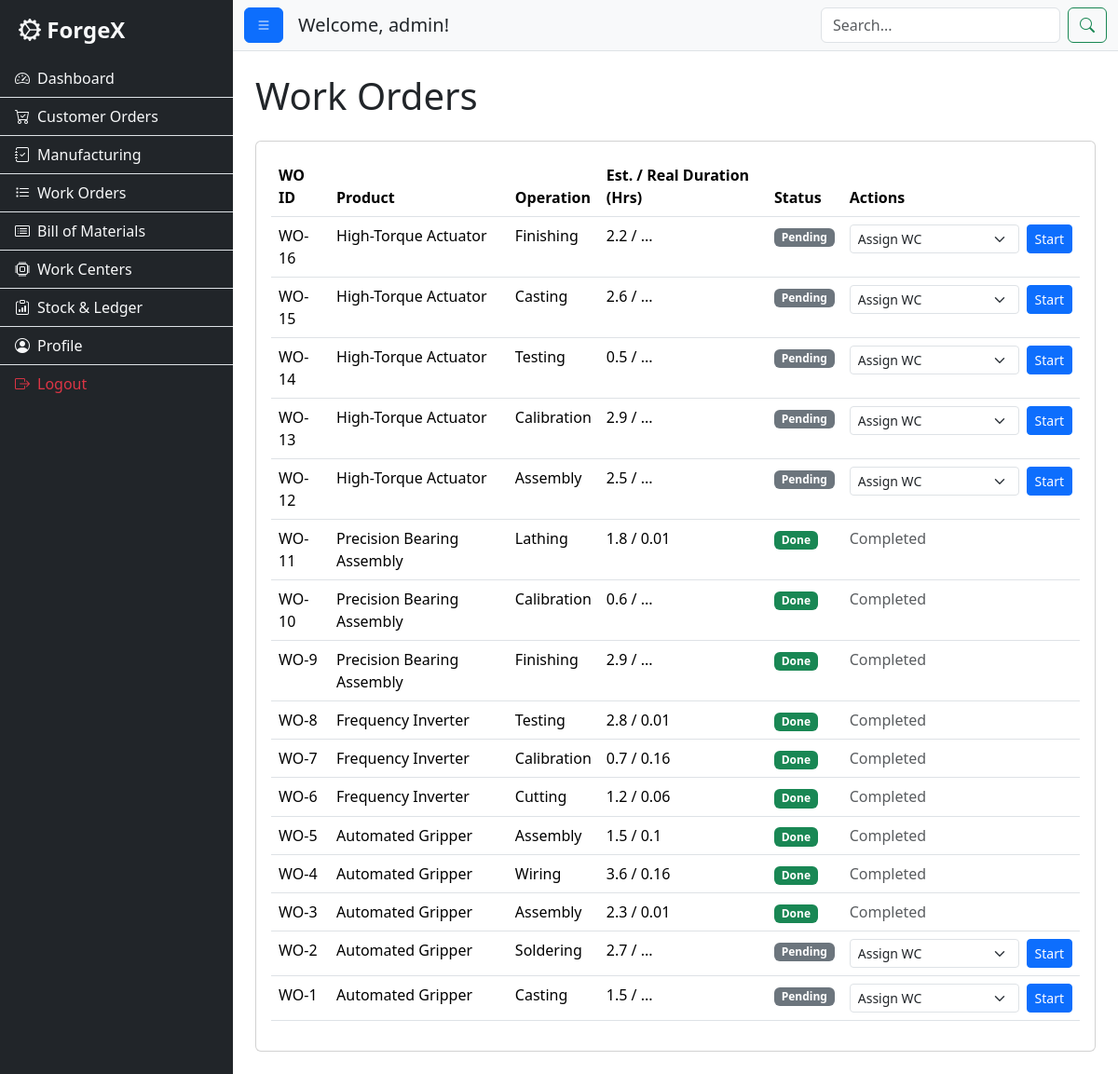
Screenshot of /work_orders (signed in) with the database file from the repository.
### app.py (models this page shows, shortened)
class User(db.Model):
    id = db.Column(db.Integer, primary_key=True)
    username = db.Column(db.String(80), unique=True, nullable=False)
    password = db.Column(db.String(200), nullable=False)
    name = db.Column(db.String(120), nullable=False)
    email = db.Column(db.String(120), unique=True, nullable=False)
    role = db.Column(db.String(20), nullable=False)
    secret_code = db.Column(db.String(100), nullable=True)
    is_verified = db.Column(db.Boolean, default=False, nullable=False)
    orders = db.relationship('CustomerOrder', backref='customer', lazy=True)

class WorkOrder(db.Model):
    id = db.Column(db.Integer, primary_key=True)
    mo_id = db.Column(db.Integer, db.ForeignKey('manufacturing_order.id'), nullable=False)
    operation = db.Column(db.String(100))
    status = db.Column(db.String(50), default='Pending')
    material_id = db.Column(db.String(50), db.ForeignKey('raw_material.id'))
    material = db.relationship('RawMaterial')
    required_qty = db.Column(db.Float)
    work_center_id = db.Column(db.String(50), db.ForeignKey('work_center.id'), nullable=True)
    work_center = db.relationship('WorkCenter')
    expected_duration = db.Column(db.Float, nullable=True)
    start_time = db.Column(db.DateTime, nullable=True)
    end_time = db.Column(db.DateTime, nullable=True)
    @property
    def real_duration(self):
        if self.start_time and self.end_time:
            return round((self.end_time - self.start_time).total_seconds() / 3600, 2)
        elif self.start_time:
            return round((datetime.datetime.utcnow() - self.start_time).total_seconds() / 3600, 2)
        return None

class Product(db.Model):
    id = db.Column(db.String(50), primary_key=True)
    name = db.Column(db.String(100), nullable=False)
    sku = db.Column(db.String(50), unique=True, nullable=False)
    finished_stock = db.Column(db.Integer, default=0)
    bom_items = db.relationship('BomItem', backref='product', lazy=True, cascade="all, delete-orphan")

### app.py (the view)
@app.route('/work_orders')
@login_required
@role_required('manager')
def work_orders():
    wos = WorkOrder.query.options(db.joinedload(WorkOrder.manufacturing_order).joinedload(ManufacturingOrder.product)).order_by(WorkOrder.id.desc()).all()
    work_centers = {wc.id: wc for wc in WorkCenter.query.all()}
    return render_template('work_orders.html', wos=wos, work_centers=work_centers)

### app.py (called while the page is built)
def login_required(f):
    @wraps(f)
    def decorated_function(*args, **kwargs):
        if 'username' not in session:
            flash("Please log in to access this page.", "warning")
            return redirect(url_for('login'))
        user = User.query.filter_by(username=session['username']).first()
        if not user:
            session.clear()
            flash("Your login session was invalid. Please log in again.", "danger")
            return redirect(url_for('login'))
        return f(*args, **kwargs)
    return decorated_function

def role_required(required_role):
    def decorator(f):
        @wraps(f)
        def decorated_function(*args, **kwargs):
            if session.get('role') != required_role:
                flash("You do not have permission to access this page.", "danger")
                return redirect(url_for('index'))
            return f(*args, **kwargs)
        return decorated_function
    return decorator

### templates/work_orders.html (shortened to what this page needs)
{% extends "layout.html" %}
{% block content %}
<h1 class="mb-4">Work Orders</h1>
<div class="card">
    <div class="card-body">
        <div class="table-responsive">
            <table class="table table-hover">
                <thead>
                    <tr>
                        <th>WO ID</th>
                        <th>Product</th>
                        <th>Operation</th>
                        <th>Est. / Real Duration (Hrs)</th>
                        <th>Status</th>
                        <th>Actions</th>
                    </tr>
                </thead>
                <tbody>
                    {% for wo in wos %}
                    <tr>
                        <td>WO-{{ wo.id }}</td>
                        <td>{{ wo.manufacturing_order.product.name }}</td>
                        <td>{{ wo.operation }}</td>
                        <td>{{ wo.expected_duration or 'N/A' }} / {{ wo.real_duration or '...' }}</td>
                        <td>
                            <span class="badge
                                {% if wo.status == 'Done' %}bg-success
                                {% elif wo.status == 'In Progress' %}bg-primary
                                {% else %}bg-secondary
                                {% endif %}">
                                {{ wo.status }}
                            </span>
                        </td>
                        <td>
                            {% if wo.status == 'Pending' %}
                            <form action="{{ url_for('update_wo_status', wo_id=wo.id) }}" method="post" class="d-inline-flex align-items-center">
                                <select name="work_center_id" class="form-select form-select-sm me-2" required>
                                    <option value="" disabled selected>Assign WC</option>
                                </select>
                                <button type="submit" class="btn btn-sm btn-primary">Start</button>
                            </form>
                            {% elif wo.status == 'In Progress' %}
                            <form action="{{ url_for('update_wo_status', wo_id=wo.id) }}" method="post" class="d-inline">
                                <input type="hidden" name="status" value="Done">
                                <button type="submit" class="btn btn-sm btn-success">Complete</button>
                            </form>
                            {% else %}
                            <span class="text-muted">Completed</span>
                            {% endif %}
                        </td>
                    </tr>
                    {% else %}
                    <tr>
                        <td colspan="6" class="text-center">No work orders found.</td>
                    </tr>
                    {% endfor %}
                </tbody>
            </table>
        </div>
    </div>
</div>
{% endblock %}

### templates/layout.html (shortened to what this page needs)
<!DOCTYPE html>
<html lang="en">
<head>
    <link href="https://cdn.jsdelivr.net/npm/bootstrap@5.3.2/dist/css/bootstrap.min.css" rel="stylesheet">
    <link rel="stylesheet" href="https://cdn.jsdelivr.net/npm/bootstrap-icons@1.11.1/font/bootstrap-icons.css">
    <link rel="stylesheet" href="{{ url_for('static', filename='css/style.css') }}">
</head>
<body>
    <div class="d-flex" id="wrapper">
        <div class="bg-dark border-right" id="sidebar-wrapper">
            <div class="sidebar-heading text-light">
                <i class="bi bi-gear-wide-connected"></i> ForgeX
            </div>
            <div class="list-group list-group-flush">
                {% if session.role == 'manager' %}
                    <a href="{{ url_for('manager_dashboard') }}" class="list-group-item list-group-item-action bg-dark text-light"><i class="bi bi-speedometer2 me-2"></i>Dashboard</a>
                    <a href="{{ url_for('customer_orders_manager') }}" class="list-group-item list-group-item-action bg-dark text-light"><i class="bi bi-cart-check me-2"></i>Customer Orders</a>
                    <a href="{{ url_for('manufacturing_orders') }}" class="list-group-item list-group-item-action bg-dark text-light"><i class="bi bi-journal-check me-2"></i>Manufacturing</a>
                    <a href="{{ url_for('work_orders') }}" class="list-group-item list-group-item-action bg-dark text-light"><i class="bi bi-list-task me-2"></i>Work Orders</a>
                    <a href="{{ url_for('bill_of_materials') }}" class="list-group-item list-group-item-action bg-dark text-light"><i class="bi bi-card-list me-2"></i>Bill of Materials</a>
                    <a href="{{ url_for('work_centers') }}" class="list-group-item list-group-item-action bg-dark text-light"><i class="bi bi-cpu me-2"></i>Work Centers</a>
                    <a href="{{ url_for('stock_ledger') }}" class="list-group-item list-group-item-action bg-dark text-light"><i class="bi bi-clipboard-data me-2"></i>Stock & Ledger</a>
                {% endif %}
                <a href="{{ url_for('profile') }}" class="list-group-item list-group-item-action bg-dark text-light"><i class="bi bi-person-circle me-2"></i>Profile</a>
                <a href="{{ url_for('logout') }}" class="list-group-item list-group-item-action bg-dark text-danger"><i class="bi bi-box-arrow-right me-2"></i>Logout</a>
            </div>
        </div>
        <div id="page-content-wrapper">
            <nav class="navbar navbar-expand-lg navbar-light bg-light border-bottom">
                <div class="container-fluid">
                    <button class="btn btn-primary" id="menu-toggle"><i class="bi bi-list"></i></button>
                    <h5 class="ms-3 mb-0 d-none d-md-block">Welcome, {{ session.username }}!</h5>
                    <div class="ms-auto">
                        <form action="{{ url_for('search') }}" method="get" class="d-flex">
                            <input class="form-control me-2" type="search" name="q" placeholder="Search..." aria-label="Search" required>
                            <button class="btn btn-outline-success" type="submit"><i class="bi bi-search"></i></button>
                        </form>
                    </div>
                </div>
            </nav>
            <main class="container-fluid p-4">
                {% block content %}{% endblock %}
            </main>
        </div>
    </div>
</body>
</html>

### static/css/style.css (style rules this page uses)
body { overflow-x: hidden; }
#sidebar-wrapper { min-height: 100vh; width: 250px; margin-left: -250px; transition: margin .25s ease-out; }
#sidebar-wrapper .sidebar-heading { padding: 0.875rem 1.25rem; font-size: 1.5rem; font-weight: bold; }
#sidebar-wrapper .list-group { width: 250px; }
#page-content-wrapper { min-width: 100vw; }
@media (min-width: 768px) { #sidebar-wrapper { margin-left: 0; } }
@media (min-width: 768px) { #page-content-wrapper { min-width: 0; width: 100%; } }

### rows the page displays
User: username "admin"
WorkOrder: id "16", manufacturing_order.product.name "High-Torque Actuator", operation "Finishing", expected_duration "2.2", start_time "...", status "Pending"
WorkOrder: id "15", manufacturing_order.product.name "High-Torque Actuator", operation "Casting", expected_duration "2.6", start_time "...", status "Pending"
WorkOrder: id "14", manufacturing_order.product.name "High-Torque Actuator", operation "Testing", expected_duration "0.5", start_time "...", status "Pending"
WorkOrder: id "13", manufacturing_order.product.name "High-Torque Actuator", operation "Calibration", expected_duration "2.9", start_time "...", status "Pending"
WorkOrder: id "12", manufacturing_order.product.name "High-Torque Actuator", operation "Assembly", expected_duration "2.5", start_time "...", status "Pending"
WorkOrder: id "11", manufacturing_order.product.name "Precision Bearing Assembly", operation "Lathing", expected_duration "1.8", start_time+end_time "0.01", status "Done", shows "Completed"
WorkOrder: id "10", manufacturing_order.product.name "Precision Bearing Assembly", operation "Calibration", expected_duration "0.6", start_time+end_time "...", status "Done", shows "Completed"
WorkOrder: id "9", manufacturing_order.product.name "Precision Bearing Assembly", operation "Finishing", expected_duration "2.9", start_time+end_time "...", status "Done", shows "Completed"
WorkOrder: id "8", manufacturing_order.product.name "Frequency Inverter", operation "Testing", expected_duration "2.8", start_time+end_time "0.01", status "Done", shows "Completed"
WorkOrder: id "7", manufacturing_order.product.name "Frequency Inverter", operation "Calibration", expected_duration "0.7", start_time+end_time "0.16", status "Done", shows "Completed"
WorkOrder: id "6", manufacturing_order.product.name "Frequency Inverter", operation "Cutting", expected_duration "1.2", start_time+end_time "0.06", status "Done", shows "Completed"
WorkOrder: id "5", manufacturing_order.product.name "Automated Gripper", operation "Assembly", expected_duration "1.5", start_time+end_time "0.1", status "Done", shows "Completed"
WorkOrder: id "4", manufacturing_order.product.name "Automated Gripper", operation "Wiring", expected_duration "3.6", start_time+end_time "0.16", status "Done", shows "Completed"
WorkOrder: id "3", manufacturing_order.product.name "Automated Gripper", operation "Assembly", expected_duration "2.3", start_time+end_time "0.01", status "Done", shows "Completed"
WorkOrder: id "2", manufacturing_order.product.name "Automated Gripper", operation "Soldering", expected_duration "2.7", start_time "...", status "Pending"
WorkOrder: id "1", manufacturing_order.product.name "Automated Gripper", operation "Casting", expected_duration "1.5", start_time "...", status "Pending"
